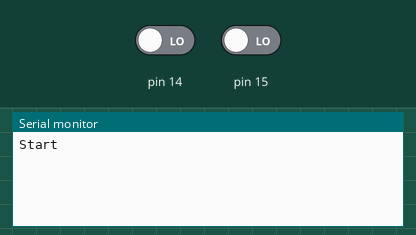
A sketch run on a simulated Arduino Uno, built with avr-gcc and run on an emulated ATmega328P. On the bench: the last lines printed to the serial monitor. The inputs (shaded band) are chosen by the test bench; at power-on: pin 14 LOW, pin 15 LOW.

Above: at 1.2 s.
1.3 s: pin 14 driven HIGH
At 1.8 s:
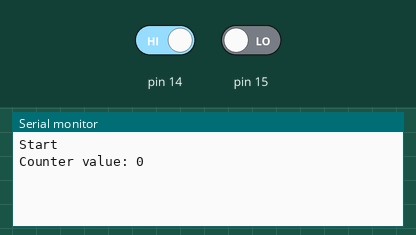
2.8 s: pin 15 driven HIGH
At 4.0 s:
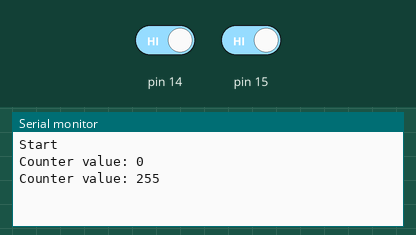
4.3 s: pin 14 driven LOW
At 5.2 s:
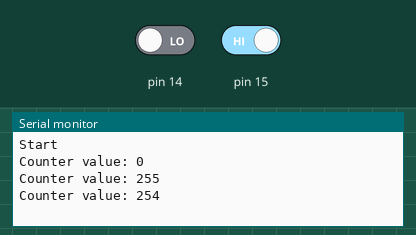
5.8 s: pin 15 driven LOW
At 6.4 s:
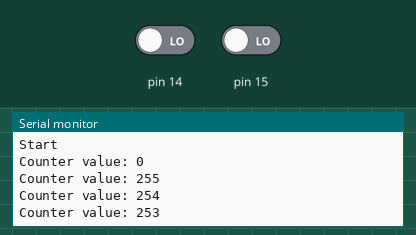
Timing chart, 0 to 8.3 s (numbered marks = the images above; inputs shaded):
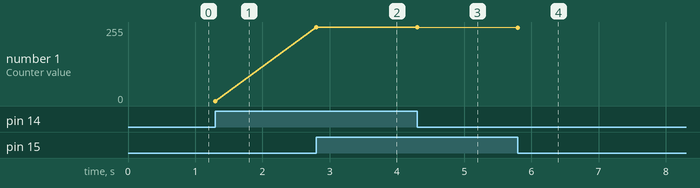

The sketch:

rotary_test.ino
```cpp
/* Rotary encoder read example */
#define ENC_A A4
#define ENC_B A5
#define ENC_PORT PINC

void setup()
{
  /* Setup encoder pins as inputs */
  pinMode(ENC_A, INPUT);
  digitalWrite(ENC_A, HIGH);
  pinMode(ENC_B, INPUT);
  digitalWrite(ENC_B, HIGH);
  Serial.begin (115200);
  Serial.println("Start");
}

void loop()
{
 static uint8_t counter = 0;      //this variable will be changed by encoder input
 int8_t tmpdata;
 /**/
  tmpdata = read_encoder();
  if( tmpdata ) {
    Serial.print("Counter value: ");
    Serial.println(counter, DEC);
    counter += tmpdata;
  }
}

/* returns change in encoder state (-1,0,1) */
int8_t read_encoder()
{
  static int8_t enc_states[] = {0,-1,1,0,1,0,0,-1,-1,0,0,1,0,1,-1,0};
  static uint8_t old_AB = 0;
  /**/
  old_AB <<= 2;                   //remember previous state
  old_AB |= ( ENC_PORT & 0x03 );  //add current state
  return ( enc_states[( old_AB & 0x0f )]);
}
```

Measured:
- after the input at 1.3 s, the serial monitor: prints a new line at once (image 1)
- after the input at 2.8 s, the serial monitor: prints a new line at once (image 2)
- after the input at 4.3 s, the serial monitor: prints a new line at once (image 3)
- after the input at 5.8 s, the serial monitor: prints a new line at once (image 4)
- plotted number 1: 0 → 255 after the input at 2.8 s, 255 → 254 after the input at 4.3 s, 254 → 253 after the input at 5.8 s
